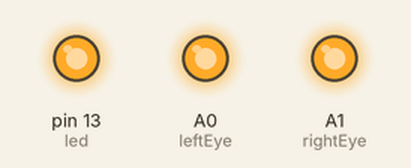
This sketch was run on a simulated Arduino Uno, built with avr-gcc and run on an emulated ATmega328P. Parts: output pins drawn as LEDs (lit = HIGH).

Above: at 0.03 s.
At 1.43 s:
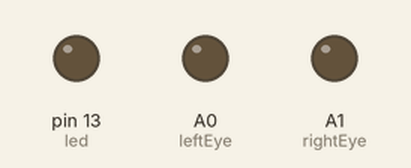
Timing chart, 0 to 3.0 s (numbered marks = the images above):
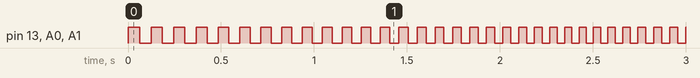

The sketch:

stroboglasses.ino
```cpp
const int leftEye = A0;
const int rightEye = A1;
const int led = 13;
const int t = 60;
int strength = 150;
const int lowFreq = 8;
const int highFreq = 13;
const int lowDelay = (1000.0 / lowFreq) / 2;
const int highDelay = (1000.0 / highFreq) / 2;

void setup() {
  pinMode(leftEye, OUTPUT);
  pinMode(rightEye, OUTPUT);
  pinMode(led, OUTPUT);
}

void loop() {
  for(int i=lowDelay; i > highDelay; i--) {
    digitalWrite(led, HIGH);
    analogWrite(leftEye, strength);
    analogWrite(rightEye, strength);
    delay(i);
    analogWrite(leftEye, 0);
    analogWrite(rightEye, 0);
    digitalWrite(led, LOW);
    delay(i);
  }
  for(int i=highDelay; i < lowDelay; i++) {
    digitalWrite(led, HIGH);
    analogWrite(leftEye, strength);
    analogWrite(rightEye, strength);
    delay(i);
    analogWrite(leftEye, 0);
    analogWrite(rightEye, 0);
    digitalWrite(led, LOW);
    delay(i);
  }
}
```

Measured:
- by itself, pin 13 (led), A0 (leftEye), A1 (rightEye): alternates HIGH for 0.05 s and LOW for 0.05 s
